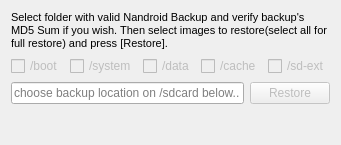
      <widget class="QWidget" name="tab_4">
       <attribute name="title">
        <string>Restore Backup</string>
       </attribute>
       <layout class="QHBoxLayout" name="horizontalLayout_24">
        <item>
         <layout class="QVBoxLayout" name="verticalLayout_19">
          <item>
           <widget class="QLabel" name="label_9">
            <property name="mouseTracking">
             <bool>true</bool>
            </property>
            <property name="text">
             <string>&lt;!DOCTYPE HTML PUBLIC &quot;-//W3C//DTD HTML 4.0//EN&quot; &quot;http://www.w3.org/TR/REC-html40/strict.dtd&quot;&gt;
&lt;html&gt;&lt;head&gt;&lt;meta name=&quot;qrichtext&quot; content=&quot;1&quot; /&gt;&lt;style type=&quot;text/css&quot;&gt;
p, li { white-space: pre-wrap; }
&lt;/style&gt;&lt;/head&gt;&lt;body style=&quot; font-family:'MS Shell Dlg 2'; font-size:8.25pt; font-weight:400; font-style:normal;&quot;&gt;
&lt;p style=&quot; margin-top:0px; margin-bottom:0px; margin-left:0px; margin-right:0px; -qt-block-indent:0; text-indent:0px;&quot;&gt;&lt;span style=&quot; font-size:8pt;&quot;&gt;Select folder with valid Nandroid Backup and verify backup's  MD5 Sum if you wish. Then select images to restore(select all for full restore) and press [Restore]. &lt;/span&gt;&lt;/p&gt;&lt;/body&gt;&lt;/html&gt;</string>
            </property>
            <property name="wordWrap">
             <bool>true</bool>
            </property>
           </widget>
          </item>
          <item>
           <layout class="QVBoxLayout" name="verticalLayout_5">
            <item>
             <layout class="QHBoxLayout" name="horizontalLayout">
              <item>
               <widget class="QCheckBox" name="checkBacBoot">
                <property name="enabled">
                 <bool>false</bool>
                </property>
                <property name="text">
                 <string>/boot</string>
                </property>
               </widget>
              </item>
              <item>
               <widget class="QCheckBox" name="checkBacSystem">
                <property name="enabled">
                 <bool>false</bool>
                </property>
                <property name="text">
                 <string>/system</string>
                </property>
               </widget>
              </item>
              <item>
               <widget class="QCheckBox" name="checkBacData">
                <property name="enabled">
                 <bool>false</bool>
                </property>
                <property name="text">
                 <string>/data</string>
                </property>
               </widget>
              </item>
              <item>
               <widget class="QCheckBox" name="checkBacCache">
                <property name="enabled">
                 <bool>false</bool>
                </property>
                <property name="text">
                 <string>/cache</string>
                </property>
               </widget>
              </item>
              <item>
               <widget class="QCheckBox" name="checkBacSdext">
                <property name="enabled">
                 <bool>false</bool>
                </property>
                <property name="text">
                 <string>/sd-ext</string>
                </property>
               </widget>
              </item>
             </layout>
            </item>
            <item>
             <layout class="QHBoxLayout" name="horizontalLayout_4">
              <item>
               <widget class="QLineEdit" name="lineRestore">
                <property name="text">
                 <string/>
                </property>
                <property name="readOnly">
                 <bool>true</bool>
                </property>
                <property name="placeholderText">
                 <string>choose backup location on /sdcard below..</string>
                </property>
               </widget>
              </item>
              <item>
               <widget class="QPushButton" name="buttonRestore">
                <property name="enabled">
                 <bool>false</bool>
                </property>
                <property name="sizePolicy">
                 <sizepolicy hsizetype="Fixed" vsizetype="Fixed">
                  <horstretch>0</horstretch>
                  <verstretch>0</verstretch>
                 </sizepolicy>
                </property>
                <property name="minimumSize">
                 <size>
                  <width>80</width>
                  <height>0</height>
                 </size>
                </property>
                <property name="text">
                 <string>Restore</string>
                </property>
               </widget>
              </item>
             </layout>
            </item>
           </layout>
          </item>
          <item>
           <spacer name="verticalSpacer_6">
            <property name="orientation">
             <enum>Qt::Vertical</enum>
            </property>
            <property name="sizeType">
             <enum>QSizePolicy::Fixed</enum>
            </property>
            <property name="sizeHint" stdset="0">
             <size>
              <width>20</width>
              <height>30</height>
             </size>
            </property>
           </spacer>
          </item>
         </layout>
        </item>
       </layout>
      </widget>
